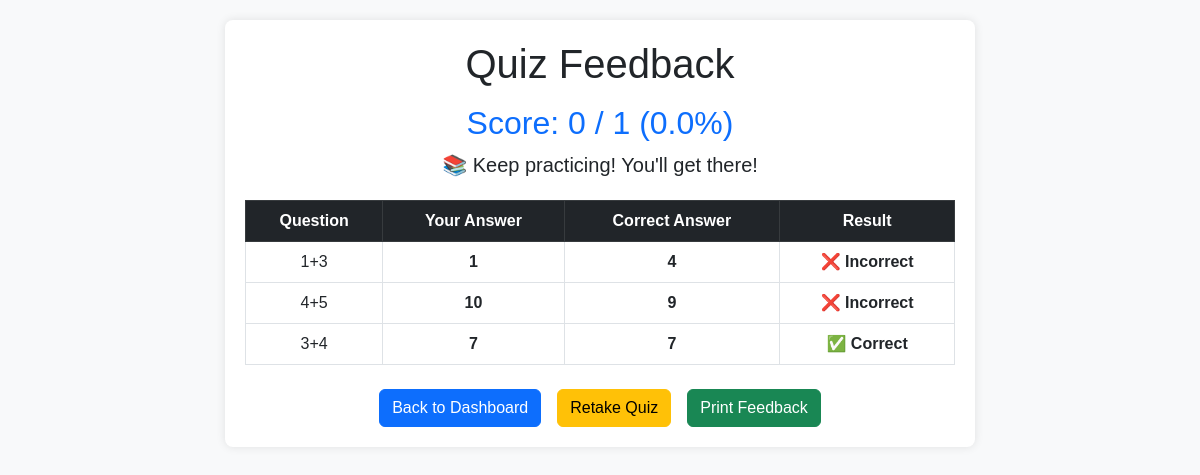
Screenshot of /quiz_feedback/1 (signed in) with the database file from the repository.
### models/models.py (models this page shows)
class Question(db.Model):
    id = db.Column(db.Integer, primary_key=True)
    quiz_id = db.Column(db.Integer, db.ForeignKey('quiz.id', ondelete='CASCADE'), nullable=False)
    question_statement = db.Column(db.Text, nullable=False)
    optionA = db.Column(db.String(255), nullable=False)
    optionB = db.Column(db.String(255), nullable=False)
    optionC = db.Column(db.String(255), nullable=False)
    optionD = db.Column(db.String(255), nullable=False)
    correct_option = db.Column(db.String(1), nullable=False)

### app.py (the view)
@app.route('/quiz_feedback/<int:quiz_id>')
def quiz_feedback(quiz_id):
    if 'user_id' not in session:
        flash("Please log in to view quiz feedback.", "error")
        return redirect(url_for('login'))
    user_id = session['user_id']
    quiz = Quiz.query.get_or_404(quiz_id)
    questions = Question.query.filter_by(quiz_id=quiz_id).all()
    if not questions:
        flash("No questions found for this quiz.", "error")
        return redirect(url_for('user_dashboard'))
    responses = UserResponse.query.filter_by(user_id=user_id, quiz_id=quiz_id).all()
    response_dict = {resp.question_id: resp for resp in responses}
    current_score = request.args.get('score', type=int) or 0
    total_questions = request.args.get('total_questions', type=int) or 1  # Prevent division by zero
    percentage = request.args.get('percentage', type=float) or 0.0
    feedback = []
    def get_option_value(question, option_key):
        return getattr(question, f'option{option_key}', "Invalid Option")
    for question in questions:
        user_response = response_dict.get(question.id)
        selected_option_key = user_response.selected_answer if user_response else "No Answer"
        correct_option_key = question.correct_option  #'A', 'B', 'C', or 'D'
        selected_answer = get_option_value(question, selected_option_key) if user_response else "No Answer"
        correct_answer = get_option_value(question, correct_option_key)
        is_correct = user_response.is_correct if user_response else False
        feedback.append({
            "question": question.question_statement,
            "selected": selected_answer,
            "correct": correct_answer,
            "is_correct": is_correct
        })
    return render_template(
        "quiz_feedback.html",
        quiz_id=quiz_id,
        feedback=feedback,
        correct_count=current_score,  # Display current score
        total=total_questions,
        percentage=round(percentage, 2)
    )

### templates/quiz_feedback.html (shortened to what this page needs)
<!DOCTYPE html>
<html lang="en">
<head>
    <link rel="stylesheet" href="https://cdnjs.cloudflare.com/ajax/libs/bootstrap/5.3.0/css/bootstrap.min.css">
</head>
<body>
    {% include 'toastr.html' %}
    <div class="container text-center">
        <h1 class="mb-3">Quiz Feedback</h1>
        <h2 class="text-primary">Score: {{ correct_count }} / {{ total }} ({{ percentage }}%)</h2>
        <p class="lead">
            {% if percentage >= 80 %} 🎉 Excellent! Keep it up! {% elif percentage >= 50 %} 👍 Good effort! Try to improve! {% else %} 📚 Keep practicing! You'll get there! {% endif %}
        </p>
        <table class="table table-bordered">
            <thead class="table-dark">
                <tr>
                    <th>Question</th>
                    <th>Your Answer</th>
                    <th>Correct Answer</th>
                    <th>Result</th>
                </tr>
            </thead>
            <tbody>
                {% for item in feedback %}
                <tr>
                    <td>{{ item.question }}</td>
                    <td class="{% if item.selected == 'No Answer' %}no-answer{% elif item.is_correct %}correct{% else %}incorrect{% endif %}">
                        {{ item.selected if item.selected else "No Answer" }}
                    </td>
                    <td><strong>{{ item.correct }}</strong></td>
                    <td class="{% if item.is_correct %}correct{% else %}incorrect{% endif %}">
                        {% if item.is_correct %}
                            ✅ Correct
                        {% elif item.selected == "No Answer" %}
                            ⚠️ No Answer
                        {% else %}
                            ❌ Incorrect
                        {% endif %}
                    </td>
                </tr>
                {% endfor %}
            </tbody>
        </table>
        <div class="d-flex flex-wrap justify-content-center gap-3 mt-4">
            <a href="{{ url_for('user_dashboard') }}" class="btn btn-primary">
                 Back to Dashboard
            </a>
            <a href="{{ url_for('attempt_quiz', quiz_id=quiz_id) }}" class="btn btn-warning">
                 Retake Quiz
            </a>
            <button class="btn btn-success" onclick="printFeedback()">
                 Print Feedback
            </button>
        </div>
    </div>
</body>
</html>

### templates/quiz_feedback.html (style rules this page uses)
body { font-family: Arial, sans-serif; background-color: #f8f9fa; padding: 20px; }
.container { max-width: 750px; margin: auto; background: white; padding: 20px; border-radius: 8px; box-shadow: 0 0 10px rgba(0, 0, 0, 0.1); }
.correct { color: green; font-weight: bold; }
.incorrect { color: red; font-weight: bold; }
table { width: 100%; margin-top: 20px; }
th, td { padding: 10px; text-align: center; }

### rows the page displays
Question: question "1+3", selected "1", correct "4", shows "❌ Incorrect"
Question: question "4+5", optionD "10", correct "9", shows "❌ Incorrect"
Question: question "3+4", optionA "7", correct "7", shows "✅ Correct"

### other values shown
{{ correct_count }} "0"
{{ total }} "1"
{{ percentage }} "0.0"
